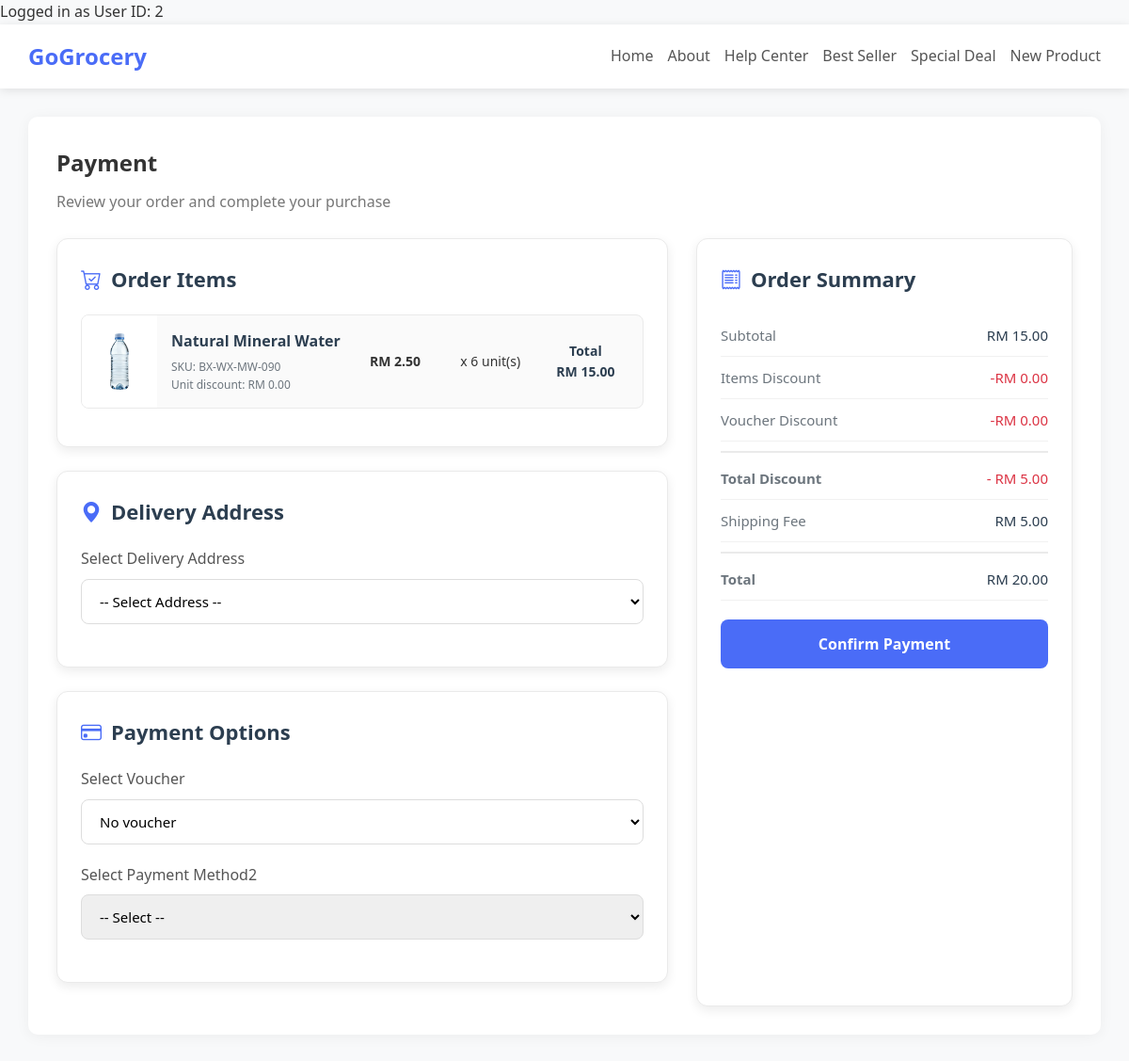
Screenshot of /payment/index.php (signed in) with the database file from the repository.
### tables this page shows
CREATE TABLE IF NOT EXISTS cart_items (
  cart_item_id INT UNSIGNED AUTO_INCREMENT PRIMARY KEY,
  user_id INT UNSIGNED NOT NULL,
  product_id INT UNSIGNED NOT NULL,
  product_name VARCHAR(255) NOT NULL,     
  sku VARCHAR(64) NOT NULL,                
  unit_price DECIMAL(10,2) NOT NULL,       
  quantity INT UNSIGNED NOT NULL CHECK (quantity > 0),
  line_discount DECIMAL(10,2) NOT NULL DEFAULT 0.00,
  added_at TIMESTAMP NOT NULL DEFAULT CURRENT_TIMESTAMP,
  updated_at TIMESTAMP NOT NULL DEFAULT CURRENT_TIMESTAMP ON UPDATE CURRENT_TIMESTAMP,
  KEY idx_cart_user (user_id),
  KEY idx_cart_product (product_id),
  CONSTRAINT fk_cart_items_user
    FOREIGN KEY (user_id) REFERENCES users(user_id)
    ON DELETE CASCADE ON UPDATE CASCADE,
  CONSTRAINT fk_cart_items_product
    FOREIGN KEY (product_id) REFERENCES products(product_id)
    ON DELETE RESTRICT ON UPDATE CASCADE,
  UNIQUE KEY uq_cart_user_product (user_id, product_id)
);

CREATE TABLE IF NOT EXISTS product_images (
  image_id INT UNSIGNED AUTO_INCREMENT PRIMARY KEY,
  product_id INT UNSIGNED NOT NULL,
  product_image_url VARCHAR(500) NOT NULL,        
  alt_text VARCHAR(255) NULL,
  created_at TIMESTAMP NOT NULL DEFAULT CURRENT_TIMESTAMP,
   
  UNIQUE KEY uq_prod_images_product (product_id),
  KEY idx_prod_images_prod (product_id),
   
  CONSTRAINT fk_prod_images_product
    FOREIGN KEY (product_id) REFERENCES products(product_id)
    ON DELETE CASCADE ON UPDATE CASCADE
);

### payment/index.php (the view, shortened to what this page needs)
<?php
if (isset($_SESSION['user_id'])) {
    $user_id = $_SESSION['user_id'];
    echo "Logged in as User ID: " . $user_id;
} else {
    echo "You are not logged in!";
}
?>
<?php
include(__DIR__ . '/../connect_db.php');
$cartStmt = $conn->prepare("SELECT * FROM cart_items WHERE user_id = ? ORDER BY product_name DESC");
$cartStmt->bind_param("i", $user_id);
if ($cartStmt->execute()) {
    $cartResult = $cartStmt->get_result();
    $cartList = [];
    while ($cartItem = $cartResult->fetch_assoc()) {
        $cartList[] = $cartItem;
    }
} else {
    $errorMsg = $cartStmt->error;
}
?>
<!DOCTYPE html>
<html>
    <head>
        <link href="https://cdn.jsdelivr.net/npm/bootstrap-icons/font/bootstrap-icons.css" rel="stylesheet">
        <link rel="stylesheet" href="../css/profile.css">
    </head>
    <body>
        <div id="header">
            <div class="logo">GoGrocery</div>
            <div class="nav-links">
                <a href="">Home</a>
                <a href="">About</a>
                <a href="">Help Center</a>
                <a href="">Best Seller</a>
                <a href="">Special Deal</a>
                <a href="">New Product</a>
            </div>
        </div>
        <div class="main-container">
            <div id="profileContent">
                <div class="content-header">
                    <h1>Payment</h1>
                    <p>Review your order and complete your purchase</p>
                </div>
                <div class="content">
                    <form id="paymentForm" method="POST" action="process_payment.php">
                        <div class="payment-container">
                            <div class="payment-left">
                                <div class="payment-items">
                                    <h2 class="payment-section-title"><i class="bi bi-cart-check"></i> Order Items</h2>
                                    <?php
                                    $subtotal = 0;
                                    $totalLineDiscount = 0;
                                    foreach ($cartList as $item):
                                        $lineDiscountTotal = $item['line_discount'] * $item['quantity'];
                                        $lineTotal = ($item['unit_price'] * $item['quantity']) - $lineDiscountTotal;
                                        $subtotal += $lineTotal;
                                        $totalLineDiscount += $lineDiscountTotal;
                                        $productStmt = $conn->prepare("SELECT * FROM product_images WHERE product_id=?");
                                        $productStmt->bind_param("i", $item['product_id']);
                                        if ($productStmt->execute()) {
                                            $productResult = $productStmt->get_result();
                                            $productInfo = $productResult->fetch_assoc();
                                        }
                                    ?>
                                    <div class="payment-item-card">
                                        <div class="payment-item-image">
                                            <img src="<?php echo htmlspecialchars($productInfo['product_image_url']); ?>"
                                                alt="<?php echo htmlspecialchars($productInfo['alt_text']); ?>" />
                                        </div>
                                        <div class="payment-item-details">
                                            <div class="payment-item-info">
                                                <div class="payment-item-name"><?php echo htmlspecialchars($item['product_name']); ?></div>
                                                <div class="payment-item-sku">SKU: <?php echo htmlspecialchars($item['sku']); ?></div>
                                                <div class="payment-item-sku">
                                                Unit discount: RM <?php echo number_format($item['line_discount'], 2); ?>
                                            </div>
                                            </div>
                                            <div class="payment-item-price">
                                                RM <?php echo number_format($item['unit_price'], 2); ?>
                                            </div>
                                            <div class="payment-item-quantity">
                                                x <?php echo $item['quantity']; ?> unit(s)
                                            </div>
                                            <div class="payment-item-total">
                                                Total<br/>RM <?php echo number_format($lineTotal, 2); ?>
                                            </div>
                                        </div>
                                    </div>
                                    <?php endforeach; ?>
                                </div>
                                <div class="payment-options">
                                    <h2 class="payment-section-title"><i class="bi bi-geo-alt-fill"></i> Delivery Address</h2>
                                    <div class="payment-form-group">
                                        <label class="payment-form-label" for="delivery_address">Select Delivery Address</label>
                                        <select class="payment-form-select" id="delivery_address" name="address_id" required>
                                            <option value="">-- Select Address --</option>
                                        </select>
                                    </div>
                                </div>
                                <div class="payment-options">
                                    <h2 class="payment-section-title"><i class="bi bi-credit-card"></i> Payment Options</h2>
                                    <div class="payment-form-group">
                                        <label class="payment-form-label" for="voucher">Select Voucher</label>
                                        <select class="payment-form-select" id="voucher" name="voucher_id">
                                            <option value="">No voucher</option>
                                        </select>
                                    </div>
                                    <div class="payment-form-group">
                                            <label for="method">Select Payment Method2</label>
                                            <select id="method" name="payment_method" required>
                                                <option value="">-- Select --</option>
                                            </select>
                                        </div>
                                    </div>
                                </div>
                                <div class="order-summary">
                                    <h2 class="payment-section-title"><i class="bi bi-receipt"></i> Order Summary</h2>
                                    <div class="summary-item">
                                        <span class="summary-label">Subtotal</span>
                                        <span class="summary-value">RM <?php echo number_format($subtotal, 2); ?></span>
                                    </div>
                                    <div class="summary-item">
                                        <span class="summary-label">Items Discount</span>
                                        <span class="summary-value discount-value">-RM <?php echo number_format($totalLineDiscount, 2); ?></span>
                                    </div>
                                    <div class="summary-item">
                                        <span class="summary-label">Voucher Discount</span>
                                        <span class="summary-value discount-value" id="voucherDiscountValue">-RM 0.00</span>
                                    </div>
                                    <div class="summary-item summary-total">
                                        <span class="summary-label">Total Discount</span>
                                        <span class="summary-value discount-value" id="voucherDiscountValue">- RM <?php echo number_format($totalLineDiscount + 5.00, 2); ?></span>
                                    </div>
                                    <div class="summary-item">
                                        <span class="summary-label">Shipping Fee</span>
                                        <span class="summary-value">RM 5.00</span>
                                    </div>
                                    <div class="summary-item summary-total">
                                        <span class="summary-label">Total</span>
                                        <span class="summary-value" id = "grand-total">RM <?php echo number_format($subtotal + 5.00, 2); ?></span>
                                    </div>
                                <button type="submit" class="place-order-btn">Confirm Payment</button>
                            </div>
                        </div>
                   </form>
                </div>
            </div>
        </div>
    </body>
</html>

### css/profile.css (style rules this page uses)
* { margin: 0; padding: 0; box-sizing: border-box; font-family: 'Segoe UI', Tahoma, Geneva, Verdana, sans-serif; }
body { background-color: #f8f9fa; color: #333; line-height: 1.6; }
#header { background-color: #fff; box-shadow: 0 2px 10px rgba(0, 0, 0, 0.1); padding: 15px 30px; display: flex; justify-content: space-between; align-items: center; }
.logo { font-size: 24px; font-weight: bold; color: #4a6cf7; }
.nav-links { display: flex; gap: 25px; }
.nav-links a { text-decoration: none; color: #555; font-weight: 500; transition: color 0.3s; }
.main-container { display: flex; max-width: 1200px; margin: 30px auto; gap: 30px; }
#profileContent { flex: 1; background-color: #fff; border-radius: 10px; box-shadow: 0 2px 15px rgba(0, 0, 0, 0.05); padding: 30px; }
.content-header { margin-bottom: 25px; }
#profileContent .content-header h1 { font-size: 24px; color: #333; margin-bottom: 10px; font-weight: bold; }
#profileContent .content-header p { color: #777; }
#profileContent .content h2 { font-size: 22px; font-weight: bold; }
form label { display: block; margin-bottom: 8px; font-weight: 500; color: #555; }
.textInput, select { width: 100%; padding: 12px 15px; border: 1px solid #ddd; border-radius: 8px; font-size: 15px; transition: border 0.3s; }
@media (max-width: 1200px) { .main-container { max-width: 95%; gap: 20px; } }
@media (max-width: 1200px) { .nav-links { gap: 15px; } }
@media (max-width: 1200px) { .content-header h1 { font-size: 22px; } }
@media (max-width: 1200px) { .content h2 { font-size: 20px; } }

### payment/index.php (style rules this page uses)
.payment-container { display: grid; grid-template-columns: 1fr 400px; gap: 30px; }
.payment-items { background: white; border-radius: 12px; box-shadow: 0 4px 12px rgba(0,0,0,0.08); padding: 25px; margin-bottom: 25px; border: 1px solid #eaeaea; }
.payment-section-title { font-size: 20px; font-weight: 600; margin-bottom: 20px; color: #2c3e50; display: flex; align-items: center; }
.payment-section-title i { margin-right: 10px; color: #4a6cf7; }
.payment-item-card { display: flex; border-radius: 8px; margin-bottom: 15px; overflow: hidden; border: 1px solid #eaeaea; background: #fafafa; }
.payment-item-image { flex: 0 0 80px; background: #ffffffff; display: flex; align-items: center; justify-content: center; padding: 10px; }
.payment-item-image img { max-width: 100%; max-height: 60px; object-fit: contain; }
.payment-item-details { flex: 1; padding: 15px; display: grid; grid-template-columns: 2fr 1fr 1fr 1fr; gap: 10px; align-items: center; }
.payment-item-info { display: flex; flex-direction: column; }
.payment-item-name { font-weight: 600; font-size: 16px; color: #2c3e50; margin-bottom: 4px; }
.payment-item-sku { font-size: 12px; color: #6c757d; }
.payment-item-price, .payment-item-quantity, .payment-item-discount, .payment-item-discount-total, .payment-item-total { font-size: 14px; text-align: center; }
.payment-item-price { font-weight: 600; }
.payment-item-total { font-weight: 600; color: #2c3e50; }
.payment-options { background: white; border-radius: 12px; box-shadow: 0 4px 12px rgba(0,0,0,0.08); padding: 25px; margin-bottom: 25px; border: 1px solid #eaeaea; }
.payment-form-group { margin-bottom: 20px; }
.payment-form-label { display: block; margin-bottom: 8px; font-weight: 500; color: #555; font-size: 16px; }
.payment-form-select { width: 100%; padding: 12px 15px; border: 1px solid #ddd; border-radius: 8px; font-size: 15px; transition: border 0.3s; background-color: white; }
.order-summary { background: white; border-radius: 12px; box-shadow: 0 4px 12px rgba(0,0,0,0.08); padding: 25px; border: 1px solid #eaeaea; position: sticky; top: 20px; }
.summary-item { display: flex; justify-content: space-between; padding: 10px 0; border-bottom: 1px solid #f1f1f1; }
.summary-label { font-size: 15px; color: #6c757d; }
.summary-value { font-size: 15px; font-weight: 500; color: #2c3e50; }
.summary-total { font-weight: 700; font-size: 18px; color: #2c3e50; margin-top: 10px; padding-top: 15px; border-top: 2px solid #eaeaea; }
.discount-value { color: #dc3545; }
.place-order-btn { background: #4a6cf7; color: white; border: none; padding: 15px; border-radius: 8px; font-weight: 600; font-size: 16px; width: 100%; margin-top: 20px; transition: background-color 0.3s; display: flex; align-items: center; justify-content: center; gap: 10px; }

### rows the page displays
cart_items: product_images.product_image_url (picture), product_name "Natural Mineral Water", sku "BX-WX-MW-090", line_discount "0.00", unit_price "2.50", quantity "6", lineTotal "15.00"

### other values shown
$user_id "2"
$subtotal "15.00"
$totalLineDiscount "0.00"
$totalLineDiscount + 5.00 "5.00"
